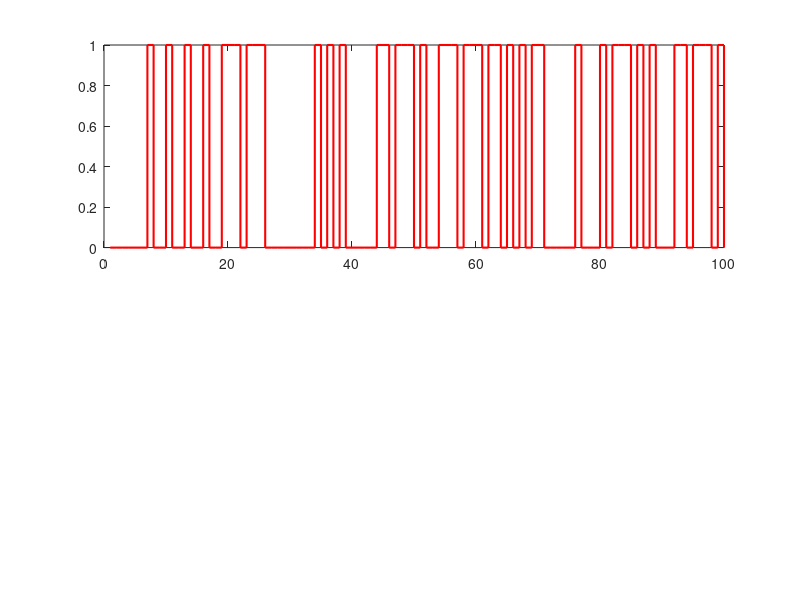

This chart was generated by the following MATLAB code: (Note: this script raises an error after producing the figure.)
% 参数初始化
P = [0.5, 0.5; 0.5, 0.5]; % 状态转移矩阵
Q = 0.01; % 状态噪声
R = 0.1; % 观测噪声
A_modes = [1, -1]; % 模型模式: 1 对应状态0, -1 对应状态1

n_steps = 100; % 仿真步数
state_true = zeros(1, n_steps); % 真实状态
state_est = zeros(1, n_steps); % 估计状态
z = zeros(1, n_steps); % 观测值

% 初始状态
current_state = 0; 

% 模拟系统跳变和观测
for k = 1:n_steps
    if rand < P(current_state+1, 2) % 状态跳变判决
        current_state = 1 - current_state;
    end
    state_true(k) = current_state;
    z(k) = A_modes(current_state+1) + sqrt(R) * randn(); % 观测值
end

% IMM 估计
% 初始化概率
mu = [0.5, 0.5]; 
x_est = [1; -1]; % 模型下的状态估计
P_est = [1, 1]; 

for k = 1:n_steps
    % 模型1估计
    x_pred_1 = A_modes(1) * x_est(1);
    P_pred_1 = P_est(1) + Q;
    K1 = P_pred_1 / (P_pred_1 + R);
    x_est_1 = x_pred_1 + K1 * (z(k) - x_pred_1);
    P_est_1 = (1 - K1) * P_pred_1;
    
    % 模型2估计
    x_pred_2 = A_modes(2) * x_est(2);
    P_pred_2 = P_est(2) + Q;
    K2 = P_pred_2 / (P_pred_2 + R);
    x_est_2 = x_pred_2 + K2 * (z(k) - x_pred_2);
    P_est_2 = (1 - K2) * P_pred_2;
    
    % 模型概率更新
    L1 = exp(-0.5 * (z(k) - x_pred_1)^2 / R);
    L2 = exp(-0.5 * (z(k) - x_pred_2)^2 / R);
    mu(1) = mu(1) * L1;
    mu(2) = mu(2) * L2;
    mu = mu / sum(mu); % 归一化
    
    % 综合估计
    state_est(k) = mu(1) * x_est_1 + mu(2) * x_est_2;
    
    % 更新
    x_est = [x_est_1; x_est_2];
    P_est = [P_est_1, P_est_2];
end

% 绘图
figure;
subplot(2,1,1);
stairs(1:n_steps, state_true, 'r', 'LineWidth', 1.5); hold on;
stairs(1:n_steps, state_est < 0, 'b--', 'LineWidth', 1.5);
stairs(1:n_steps, z < 0, 'c:', 'LineWidth', 1.5);
legend('真实状态', '估计状态');
xlabel('时间步'); ylabel('状态');
title('跳变参数追踪实现二元判决');

subplot(2,1,2);
plot(1:n_steps, z, 'k');
xlabel('时间步'); ylabel('观测值');
title('观测值');